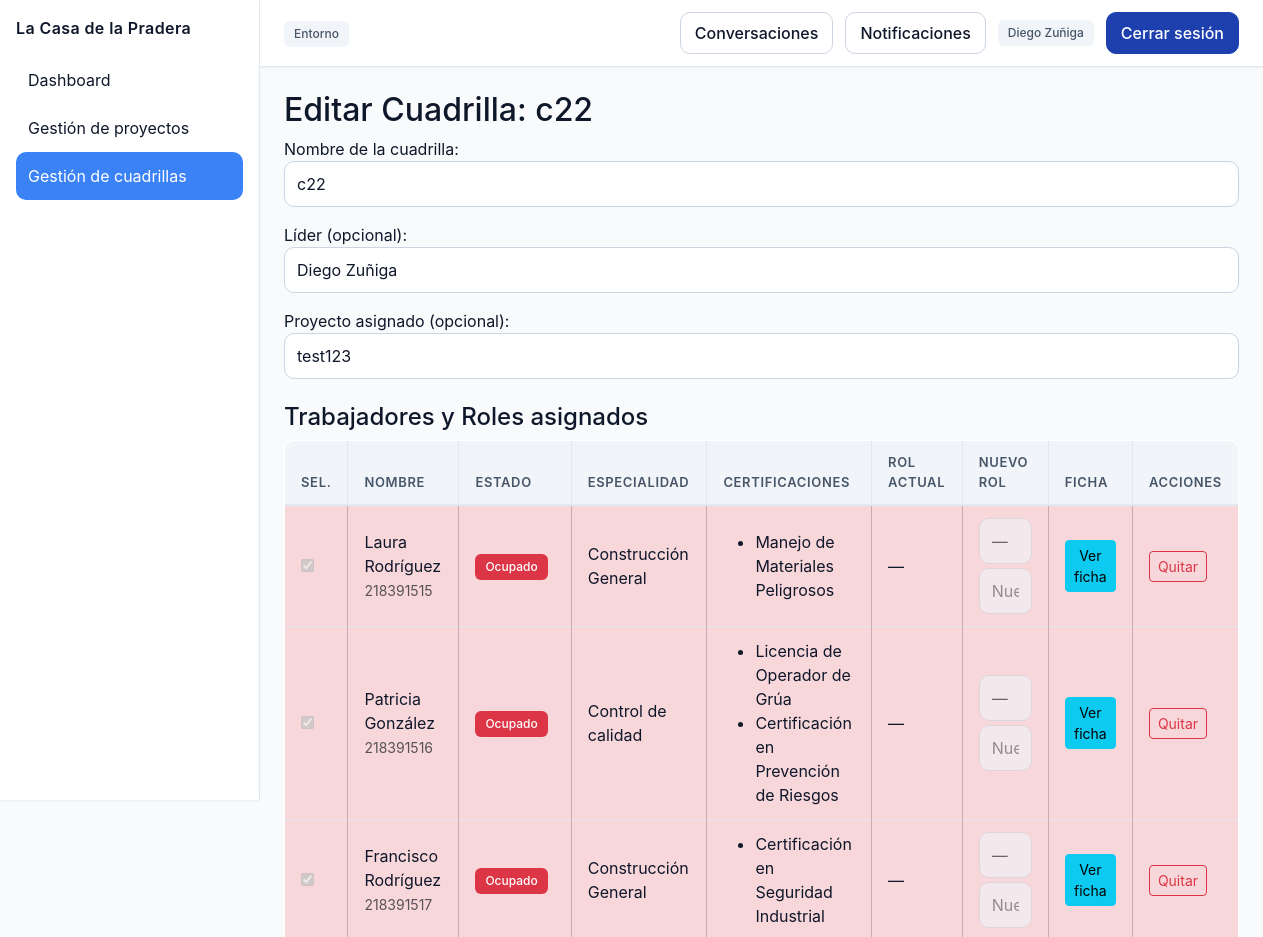
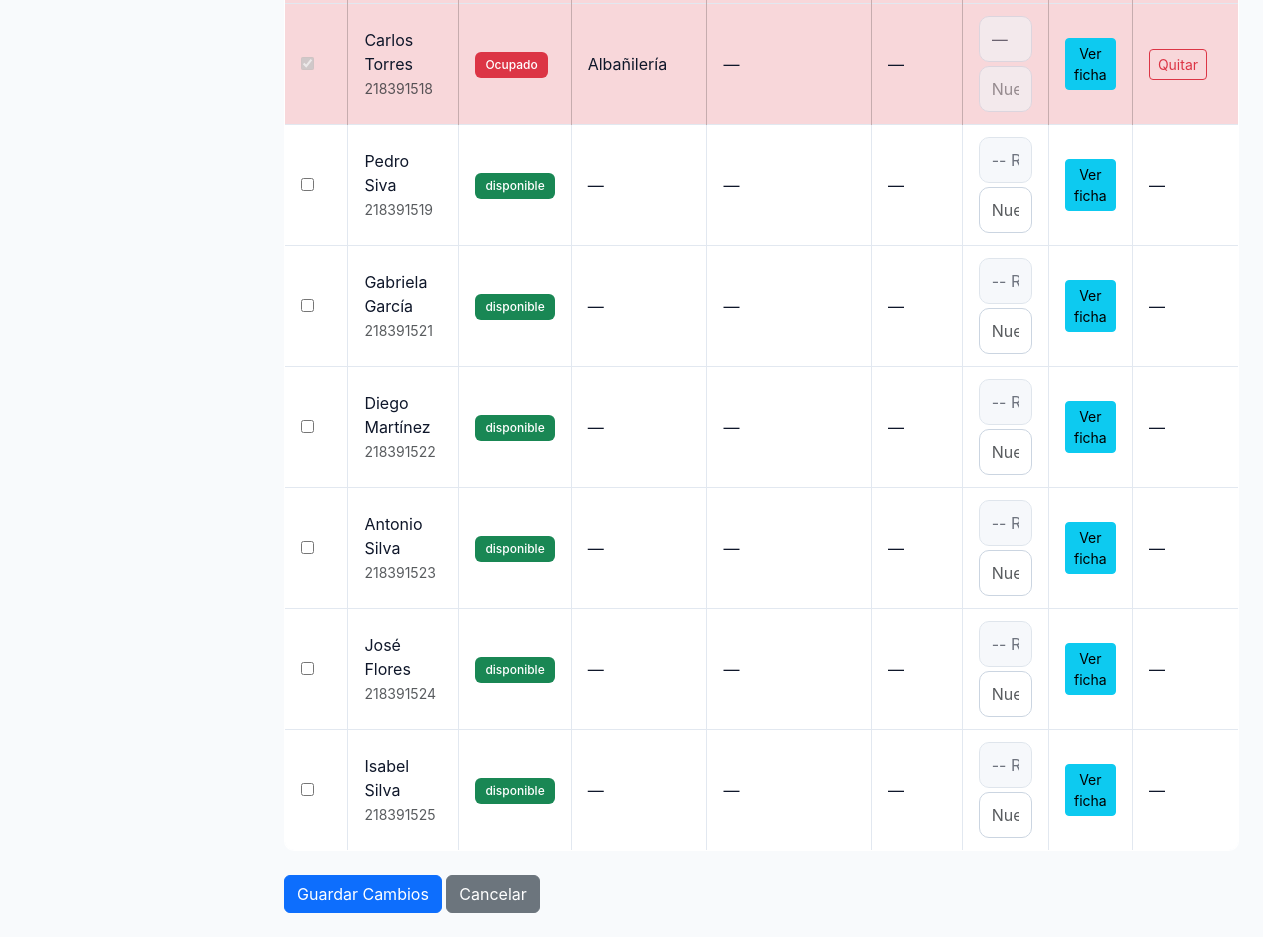
The app's page /personal/cuadrilla/40/editar/ (signed in) with its own data (2 pictures, top to bottom).
### personal/models.py (models this page shows, shortened)
class Cuadrilla(models.Model):
    nombre = models.CharField(max_length=100)
    proyecto = models.ForeignKey(Proyecto, on_delete=models.CASCADE, related_name='cuadrillas', null=True, blank=True)
    lider = models.ForeignKey(User, on_delete=models.SET_NULL, null=True, blank=True, related_name='cuadrillas_lideradas')

class Trabajador(models.Model):
    TIPO_CHOICES = [
        ('trabajador', 'Trabajador'),
        ('lider', 'Líder'),
        ('jefe', 'Jefe'),
    ]
    ESTADO_CHOICES = [
        ('disponible', 'Disponible'),
        ('asignado', 'Asignado'),
        ('vacaciones', 'Vacaciones'),
        ('licencia', 'Licencia'),
        ('inactivo', 'Inactivo'),
    ]
    rut = models.CharField(max_length=20, unique=True, validators=[rut_valido])
    nombre = models.CharField(max_length=100)
    apellido = models.CharField(max_length=100)
    email = models.EmailField()
    telefono = models.CharField(max_length=30, blank=True, null=True)
    direccion = models.CharField(max_length=255, blank=True, null=True)
    fecha_nacimiento = models.DateField(null=True, blank=True)
    tipo_trabajador = models.CharField(max_length=20, choices=TIPO_CHOICES, default='trabajador')
    especialidad = models.CharField(max_length=100, blank=True, null=True)
    estado = models.CharField(max_length=20, choices=ESTADO_CHOICES, default='disponible')
    fecha_ingreso = models.DateField(null=True, blank=True)
    anos_experiencia = models.PositiveIntegerField(default=0)
    user = models.OneToOneField(User, on_delete=models.SET_NULL, null=True, blank=True, related_name='trabajador_profile')
    activo = models.BooleanField(default=True)
    password_inicial = models.BooleanField(default=False)
    manual_override = models.BooleanField(default=False)
    created_at = models.DateTimeField(auto_now_add=True)
    updated_at = models.DateTimeField(auto_now=True)
    class Meta:
        verbose_name = 'Trabajador'
        verbose_name_plural = 'Trabajadores'

class CertificacionTrabajador(models.Model):
    trabajador = models.ForeignKey(Trabajador, on_delete=models.CASCADE, related_name='certificaciones_trabajador')
    nombre = models.CharField(max_length=150)
    entidad = models.CharField(max_length=150, blank=True, null=True)
    archivo = models.FileField(upload_to='certificaciones/', blank=True, null=True)
    fecha_emision = models.DateField()
    fecha_expiracion = models.DateField(null=True, blank=True)

class TrabajadorPerfil(models.Model):
    user = models.OneToOneField(
        User,
        on_delete=models.CASCADE,
        related_name='perfil_trabajador'
    )
    especialidad = models.CharField(max_length=100, blank=True, null=True)
    estado_manual = models.CharField(
        max_length=20,
        choices=[
            ('disponible', 'Disponible'),
            ('no_disponible', 'No disponible'),
            ('licencia', 'Licencia médica'),
            ('vacaciones', 'Vacaciones'),
        ],
        default='disponible'
    )
    @property
    def estado_efectivo(self):
        asignado = Asignacion.objects.filter(trabajador=self.user).exists()
        if asignado:
            return 'ocupado'
        return self.estado_manual

### proyectos/models.py (models this page shows, shortened)
class Proyecto(models.Model):
    nombre = models.CharField(max_length=100)
    descripcion = models.TextField(blank=True)
    TIPO_CHOICES = [
        ('construccion', 'Construcción'),
        ('mantenimiento', 'Mantenimiento'),
        ('instalacion', 'Instalación'),
        ('otro', 'Otro'),
    ]
    tipo = models.CharField(max_length=30, choices=TIPO_CHOICES, default='otro')
    COMPLEJIDAD_CHOICES = [
        ('baja', 'Baja'),
        ('media', 'Media'),
        ('alta', 'Alta'),
    ]
    complejidad = models.CharField(max_length=10, choices=COMPLEJIDAD_CHOICES, default='media')
    fecha_inicio = models.DateField()
    fecha_termino = models.DateField(null=True, blank=True)
    jefe = models.ForeignKey(User, on_delete=models.CASCADE, related_name='proyectos')
    created_by = models.ForeignKey(User, on_delete=models.SET_NULL, null=True, blank=True, related_name='proyectos_creados')
    created_at = models.DateTimeField(auto_now_add=True)
    activo = models.BooleanField(default=True)

### personal/views.py (the view, shortened to what this page needs)
@login_required
def editar_cuadrilla(request, cuadrilla_id):
    cuadrilla = get_object_or_404(Cuadrilla, id=cuadrilla_id)
    user = request.user
    if es_jefe_proyecto(user):
        if cuadrilla.proyecto and cuadrilla.proyecto.jefe_id != user.id:
            crear_notificacion(user, MensajesNotificacion.sin_permiso_editar_cuadrilla())
            return redirect('proyectos:panel')
    elif es_lider_cuadrilla(user):
        if cuadrilla.lider_id != user.id:
            crear_notificacion(user, MensajesNotificacion.solo_editar_propia_cuadrilla())
            return redirect('proyectos:panel')
    else:
        return redirect('proyectos:panel')
    trabajadores = Trabajador.objects.filter(
        activo=True,
        tipo_trabajador=TiposTrabajador.TRABAJADOR
    ).select_related("user")
    roles = Rol.objects.all()
    posibles_lideres = preparar_lideres_disponibles(cuadrilla_actual=cuadrilla)
    if es_jefe_proyecto(user):
        proyectos = Proyecto.objects.filter(jefe=request.user, activo=True)
    else:
        proyectos = (Proyecto.objects.filter(id=cuadrilla.proyecto.id)
                    if cuadrilla.proyecto else Proyecto.objects.none())
    asignaciones_actuales = {
        str(a.trabajador.id): a
        for a in Asignacion.objects.filter(cuadrilla=cuadrilla)
    }
    for trabajador in trabajadores:
        trabajador.asignacion = asignaciones_actuales.get(
            str(trabajador.user.id)
        ) if trabajador.user else None
        enriquecer_trabajador_con_info(trabajador)
        trabajador.can_remove = puede_gestionar_cuadrilla(user, cuadrilla)
    return render(request, "cuadrilla_editar.html", {
        "cuadrilla": cuadrilla,
        "trabajadores": trabajadores,
        "roles": roles,
        "proyectos": proyectos,
        "posibles_lideres": posibles_lideres,
        "can_manage": True,
    })

### personal/templates/cuadrilla_editar.html (shortened to what this page needs)
{% extends 'base.html' %}
{% block content %}
<h2>Editar Cuadrilla: {{ cuadrilla.nombre }}</h2>
<form method="post">
    <div class="mb-3">
        <label>Nombre de la cuadrilla:</label>
        <input type="text" name="nombre" value="{{ cuadrilla.nombre }}" required class="form-control">
    </div>
    <div class="mb-3">
        <label>Líder (opcional):</label>
        <select name="lider" class="form-control">
            {% for item in posibles_lideres %}
                {% with u=item.user %}
                    {% if item.selectable %}
                        <option value="{{ u.id }}" {% if cuadrilla.lider and u.id == cuadrilla.lider.id %}selected{% endif %}>
                            {{ u.first_name }} {{ u.last_name }}{% if not u.first_name and not u.last_name %} ({{ u.username }}){% endif %}
                        </option>
                    {% else %}
                        <option value="{{ u.id }}" disabled>
                            {{ u.first_name }} {{ u.last_name }}{% if not u.first_name and not u.last_name %} ({{ u.username }}){% endif %} (ocupado)
                        </option>
                    {% endif %}
                {% endwith %}
            {% endfor %}
        </select>
    </div>
    <div class="mb-3">
        <label>Proyecto asignado (opcional):</label>
        <select name="proyecto" class="form-control">
            {% for p in proyectos %}
                <option value="{{ p.id }}"
                    {% if cuadrilla.proyecto and p.id == cuadrilla.proyecto.id %}selected{% endif %}>
                    {{ p.nombre }}
                </option>
            {% endfor %}
        </select>
    </div>
    <h4 class="mt-4">Trabajadores y Roles asignados</h4>
    <table class="table table-bordered align-middle">
        <thead>
            <tr>
                <th>Sel.</th>
                <th>Nombre</th>
                <th>Estado</th>
                <th>Especialidad</th>
                <th>Certificaciones</th>
                <th>Rol actual</th>
                <th>Nuevo Rol</th>
                <th>Ficha</th>
                <th>Acciones</th>
            </tr>
        </thead>
        <tbody>
        {% for t in trabajadores %}
            <tr class="fila-trabajador {% if t.ocupado %}table-danger{% elif t.estado_real == 'licencia' or t.estado_real == 'vacaciones' %}table-warning{% endif %}">
                <td>
                    {% if not t.user %}
                        <input class="trabajador-checkbox" type="checkbox" disabled>
                    {% else %}
                        {% if t.ocupado or t.estado_real == 'licencia' or t.estado_real == 'vacaciones' or t.estado_real == 'no_disponible' %}
                            {% if t.asignacion %}
                                <input class="trabajador-checkbox" type="checkbox" disabled checked>
                            {% else %}
                                <input class="trabajador-checkbox" type="checkbox" disabled>
                            {% endif %}
                        {% else %}
                            <input class="trabajador-checkbox" type="checkbox" name="trabajadores" value="{{ t.user.id }}"
                                {% if t.asignacion %}checked{% endif %}>
                        {% endif %}
                    {% endif %}
                </td>
                <td>
                    {{ t.nombre }} {{ t.apellido }}<br>
                    <small class="text-muted">{{ t.rut }}</small>
                </td>
                <td>
                    {% if t.ocupado %}
                        <span class="badge bg-danger">Ocupado</span>
                    {% elif t.estado_real == 'vacaciones' %}
                        <span class="badge bg-warning text-dark">Vacaciones</span>
                    {% elif t.estado_real == 'licencia' %}
                        <span class="badge bg-warning text-dark">Licencia</span>
                    {% else %}
                        <span class="badge bg-success">{{ t.estado_real }}</span>
                    {% endif %}
                </td>
                <td>{{ t.especialidad|default:"—" }}</td>
                <td>
                    {% if t.tiene_certificaciones %}
                        <ul class="mb-0">
                            {% for c in t.certificacion_lista %}
                                <li>{{ c }}</li>
                            {% endfor %}
                        </ul>
                    {% else %}
                        —
                    {% endif %}
                </td>
                <td>
                    {% if t.asignacion and t.asignacion.rol %}
                        {{ t.asignacion.rol.nombre }}
                    {% else %}
                        —
                    {% endif %}
                </td>
                <td>
                    {% if t.ocupado or t.estado_real == 'licencia' or t.estado_real == 'vacaciones' or t.estado_real == 'no_disponible' %}
                        <select class="form-control" disabled><option>—</option></select>
                        <input type="text" class="form-control mt-1" disabled placeholder="Nuevo rol (opcional)">
                    {% else %}
                        <select name="roles_{{ t.user.id }}" class="form-control rol-select">
                            <option value="">-- Rol --</option>
                        </select>
                        <input type="text" name="roles_custom_{{ t.user.id }}" class="form-control mt-1" placeholder="Nuevo rol (opcional)">
                    {% endif %}
                </td>
                <td>
                    {% if t.user %}
                        <a href="{% url 'personal:detalle_trabajador' t.id %}" class="btn btn-info btn-sm">Ver ficha</a>
                    {% else %}
                        <em>Sin usuario</em>
                    {% endif %}
                </td>
                <td>
                    {% if t.asignacion and t.can_remove %}
                        <button type="button" class="btn btn-sm btn-outline-danger" onclick="quitarAsignacion({{ t.asignacion.id }})">Quitar</button>
                    {% elif t.asignacion %}
                        <em>No autorizado</em>
                    {% else %}
                        —
                    {% endif %}
                </td>
            </tr>
        {% endfor %}
        </tbody>
    </table>
    <button type="submit" class="btn btn-primary mt-2">Guardar Cambios</button>
    <a href="{% url 'proyectos:panel' %}" class="btn btn-secondary mt-2">Cancelar</a>
</form>
{% endblock %}

### core/templates/base.html (shortened to what this page needs)
{% load custom_tags %}
{% load static %}
<!DOCTYPE html>
<html lang="es">
<head>
    <link href="https://cdn.jsdelivr.net/npm/bootstrap@5.3.2/dist/css/bootstrap.min.css" rel="stylesheet">
    <link rel="stylesheet" href="{% static 'css/base.css' %}">
    <link rel="stylesheet" href="{% static 'css/sidebar.css' %}">
    <link rel="stylesheet" href="{% static 'css/components.css' %}">
    <link rel="stylesheet" href="{% static 'css/tables.css' %}">
    <link rel="stylesheet" href="{% static 'css/forms.css' %}">
</head>
<body class="app-shell">
{% if request.user.is_authenticated and request.path != '/usuarios/login/' and request.path != '/accounts/login/' %}
<aside class="app-sidebar">
    <div class="sidebar-title">La Casa de la Pradera</div>
    <nav>
        <ul class="sidebar-nav">
            <li>
                <a href="{% url 'dashboard' %}"
                   {% if request.path == '/' or request.path|slice:":10" == '/dashboard' %}aria-current="page"{% endif %}>Dashboard</a>
            </li>
            <li>
                <a href="{% url 'proyectos:panel' %}"
                   {% if '/proyectos' in request.path %}aria-current="page"{% endif %}>Gestión de proyectos</a>
            </li>
            <li>
                <a href="{% url 'personal:crear_cuadrilla' %}"
                   {% if '/personal' in request.path %}aria-current="page"{% endif %}>Gestión de cuadrillas</a>
            </li>
        </ul>
    </nav>
</aside>
<header class="app-header">
    <div class="header-left">
        <span class="badge badge--muted">Entorno</span>
    </div>
    <div class="header-actions">
        <a class="btn btn--ghost" href="{% url 'comunicacion:conversations_list' %}">Conversaciones</a>
        <a class="btn btn--ghost" href="{% url 'personal:mis_notificaciones' %}">
            Notificaciones
        </a>
        <span class="badge badge--muted">{{ request.user.first_name }} {{ request.user.last_name }}</span>
        <a href="{% url 'usuarios:logout' %}" class="btn btn--primary">Cerrar sesión</a>
    </div>
</header>
{% endif %}
<main class="app-content">
    {% block content %}{% endblock %}
</main>
</body>
</html>

### records on screen
Cuadrilla: nombre "c22", lider "Diego Zuñiga", proyecto "test123"
Trabajador: nombre "Laura", apellido "Rodríguez", rut "218391515", shows "Ocupado", especialidad "Construcción General", shows "Ver ficha"
CertificacionTrabajador: certificacion_lista "Manejo de Materiales Peligrosos"
Trabajador: nombre "Patricia", apellido "González", rut "218391516", shows "Ocupado", especialidad "Control de calidad", shows "Ver ficha"
CertificacionTrabajador: certificacion_lista "Licencia de Operador de Grúa"
CertificacionTrabajador: certificacion_lista "Certificación en Prevención de Riesgos"
Trabajador: nombre "Francisco", apellido "Rodríguez", rut "218391517", shows "Ocupado", especialidad "Construcción General", shows "Ver ficha"
CertificacionTrabajador: certificacion_lista "Certificación en Seguridad Industrial"
Trabajador: nombre "Carlos", apellido "Torres", rut "218391518", shows "Ocupado", especialidad "Albañilería", shows "Ver ficha"
Trabajador: nombre "Pedro", apellido "Siva", rut "218391519", estado_real "disponible", especialidad "—", shows "Ver ficha"
Trabajador: nombre "Gabriela", apellido "García", rut "218391521", estado_real "disponible", especialidad "—", shows "Ver ficha"
Trabajador: nombre "Diego", apellido "Martínez", rut "218391522", estado_real "disponible", especialidad "—", shows "Ver ficha"
Trabajador: nombre "Antonio", apellido "Silva", rut "218391523", estado_real "disponible", especialidad "—", shows "Ver ficha"
Trabajador: nombre "José", apellido "Flores", rut "218391524", estado_real "disponible", especialidad "—", shows "Ver ficha"
Trabajador: nombre "Isabel", apellido "Silva", rut "218391525", estado_real "disponible", especialidad "—", shows "Ver ficha"

### other values on screen
{{ request.user.first_name }} "Diego"
{{ request.user.last_name }} "Zuñiga"
